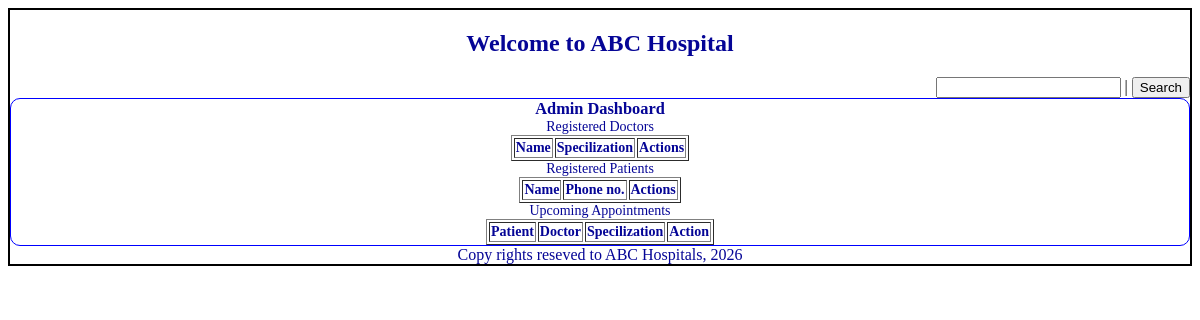
/admin, run on an earlier commit of the app's database.
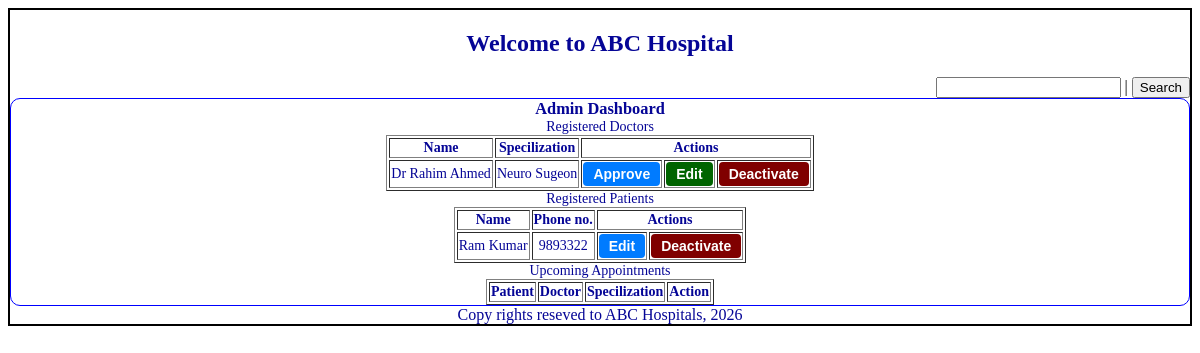
And on a later commit of the database.
### models.py (models this page shows)
class Dr_Profile(db.Model):
    __tablename__='dr_profile'
    id=db.Column(db.Integer,primary_key=True)
    dr_id=db.Column(db.Integer,db.ForeignKey('user_credentials.id'),nullable=False) #linking child to parent
    full_name=db.Column(db.String,nullable=False)
    address=db.Column(db.String,nullable=False)
    spl=db.Column(db.String,nullable=False)
    exp=db.Column(db.Float,nullable=False)
    phno=db.Column(db.String,nullable=False)
    status=db.Column(db.Integer,nullable=False,default=0) #0-register, 1-approved, 2-deactivated

class Pt_Profile(db.Model):
    __tablename__='pt_profile'
    id=db.Column(db.Integer,primary_key=True)
    pt_id=db.Column(db.Integer,db.ForeignKey('user_credentials.id'),nullable=False) #linking child to parent
    full_name=db.Column(db.String,nullable=False)
    address=db.Column(db.String,nullable=False)
    phno=db.Column(db.String,nullable=False)
    status=db.Column(db.Integer,nullable=False,default=0) #0-register, 1-deactivated

### controller.py (the view)
@app.route("/admin")
def admin_dashboard():
    dt_data=get_all_drs()
    pt_data=get_all_pts()
    return render_template("admin_dashboard.html",dr_data=dt_data, pt_data=pt_data)

### controller.py (called while the page is built)
def get_all_drs():
    dr_data=db.session.query(Dr_Profile).filter().all()
    return dr_data

def get_all_pts():
    pt_data=db.session.query(Pt_Profile).filter().all()
    return pt_data

### templates/admin_dashboard.html (shortened to what this page needs)
{% extends "base.html" %}
{% block content %}
    <div style="text-align: right;"><input type="text" name="searchtxt"> | <input type="button" value="Search"></div>
    <div class="dashboard-form">
        <form>
        <h3 class="center">Admin Dashboard</h3>
        <table class="center" name="Doctors" border="1">
        <caption>Registered Doctors</caption>
        <tr><th>Name</th><th>Specilization</th><th colspan="3">Actions</th></tr>
        {% for d in dr_data %}
            <tr><td>{{d.full_name}}</td><td>{{d.spl}}</td><td><a href="#" class='btn-link'>Approve</a></td><td><a href="/ed_dr?dr_id={{d.dr_id}}" class='btn-link btn-done'>Edit</a></td><td><a href="#" class='btn-link btn-danger'>Deactivate</a></td></tr>
        {% endfor %}
        </table>
        <table class="center" name="Patients" border="1">
        <caption>Registered Patients</caption>
        <tr><th>Name</th><th>Phone no.</th><th colspan="2">Actions</th></tr>
        {% for p in pt_data %}
            <tr><td>{{p.full_name}}</td><td>{{p.phno}}</td><td><a href="#" class='btn-link'>Edit</a></td><td><a href="#" class='btn-link btn-danger'>Deactivate</a></td></tr>
        {% endfor %}
        </table>
        <table class="center" name="Appointments" border="1">
        <caption>Upcoming Appointments</caption>
        <tr><th>Patient</th><th>Doctor</th><th>Specilization</th><th>Action</th></tr>
        </table>
        </form>
    </div>
{% endblock %}

### templates/base.html (shortened to what this page needs)
<!DOCTYPE html>
<html lang="en">
<head>
    <link rel="stylesheet" href="/static/main.css">
</head>
<body>
<div class="container">
    <div class="center"><h2>Welcome to ABC Hospital</h2></div>
    {% block content %}{% endblock %}
    <div class="center">Copy rights reseved to ABC Hospitals, 2026</div>
</div>
</body>
</html>

### static/main.css (style rules this page uses)
.container { border: 2px solid black; }
.center { text-align: center; margin: auto; color: rgb(5,5,150) }
.dashboard-form { border: 1px solid blue; margin: auto; border-radius: 10px; font-size: 14px; }
.btn-link { display: inline-block; padding: 4px 10px; text-decoration: none; font-family: sans-serif; font-weight: bold; background-color: #007bff; color: #ffffff; border-radius: 4px; transition: background-color 0.2s ease; cursor: pointer; }
.btn-danger { background-color: maroon; color: #ffffff; border-radius: 4px; }
.btn-done { background-color: darkgreen; color: #ffffff; border-radius: 4px; }

What changed in the data, as far as the page shows it:
added Dr_Profile: full_name "Dr Rahim Ahmed", spl "Neuro Sugeon"
added Pt_Profile: full_name "Ram Kumar", phno "9893322"
